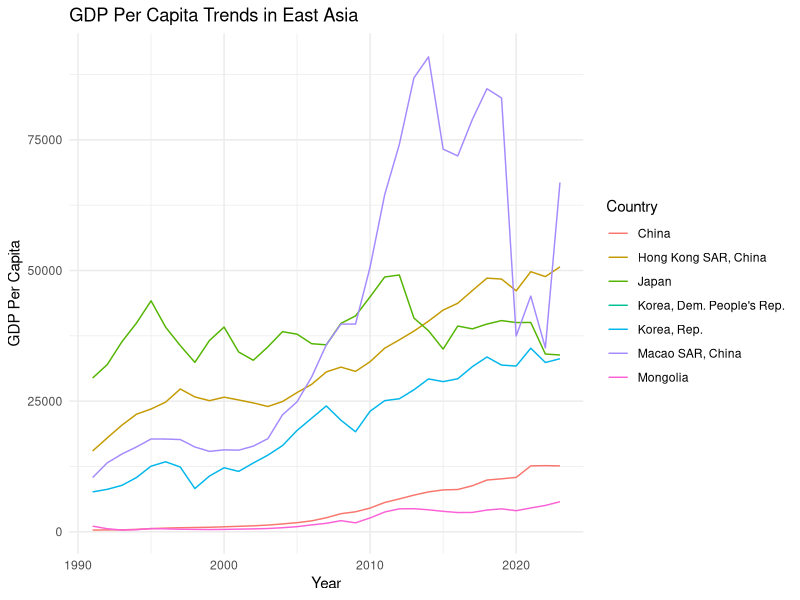
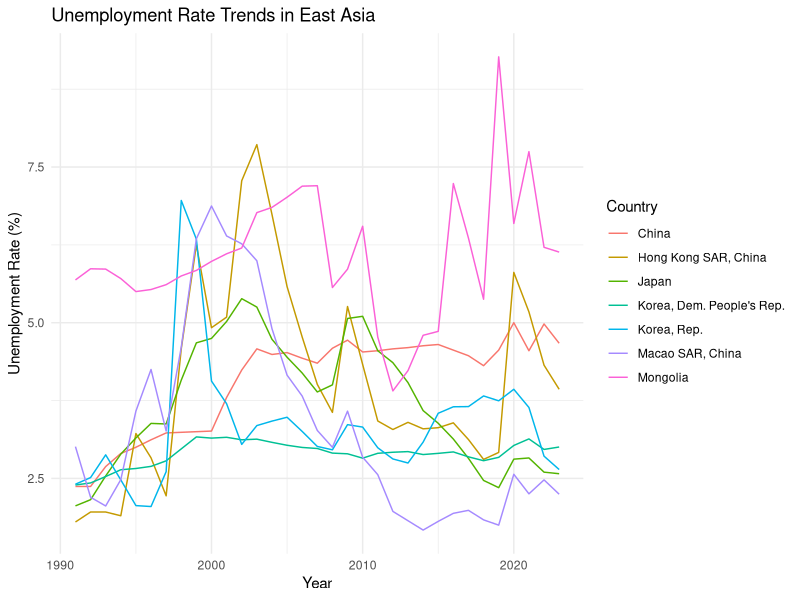
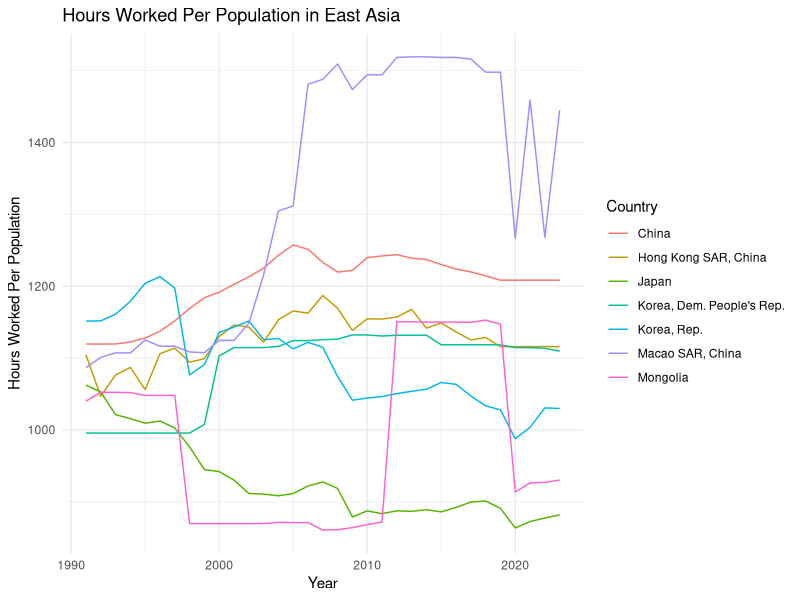
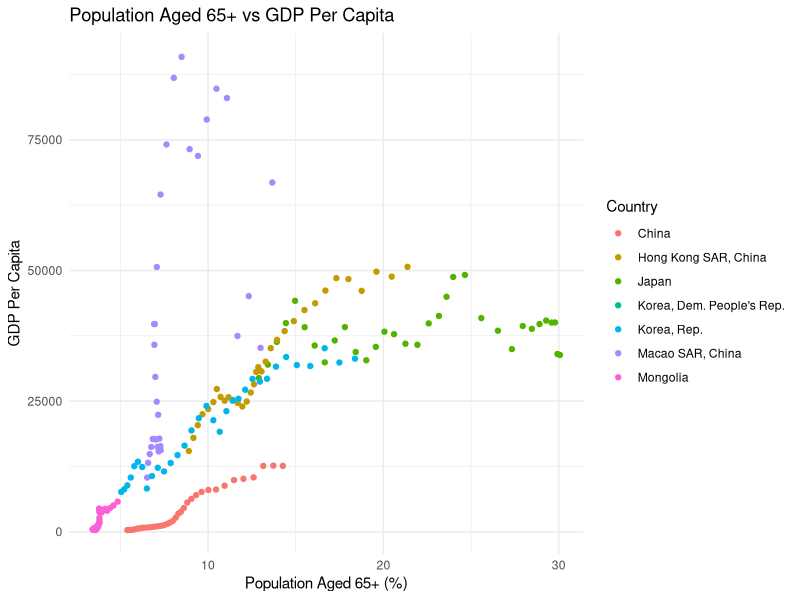
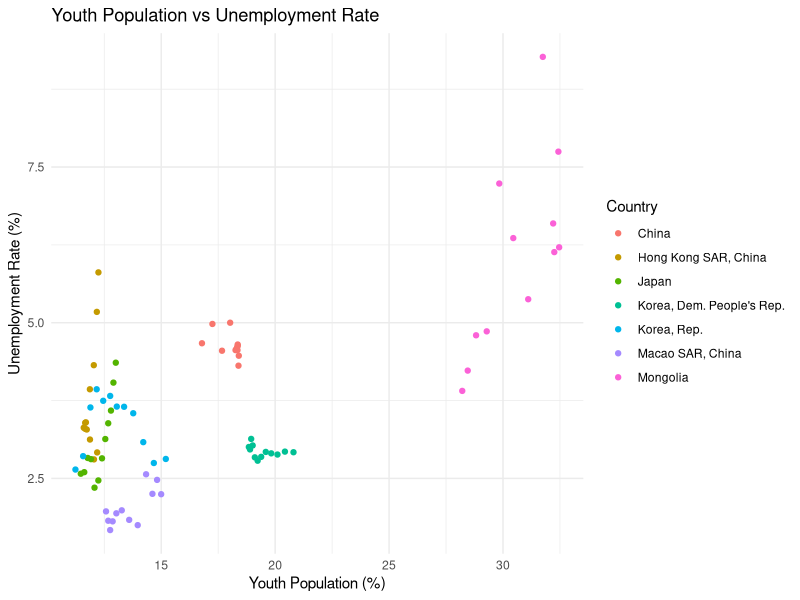
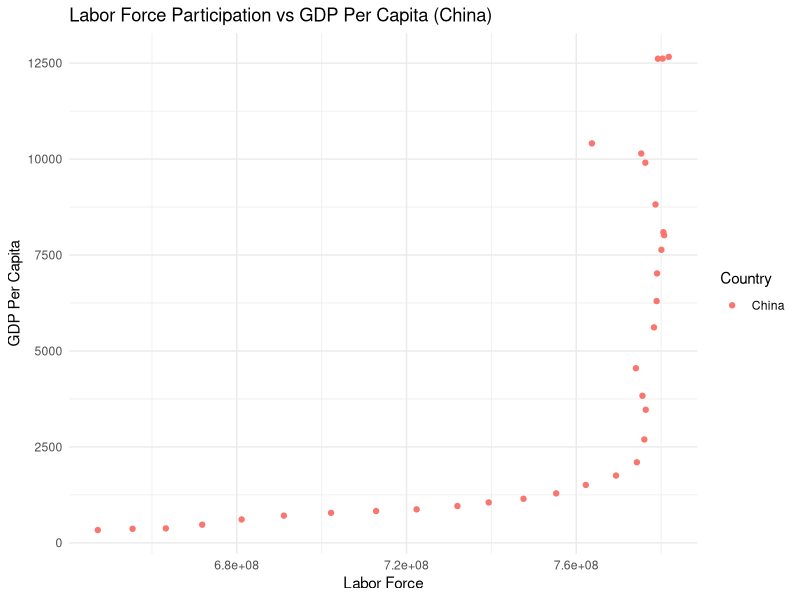
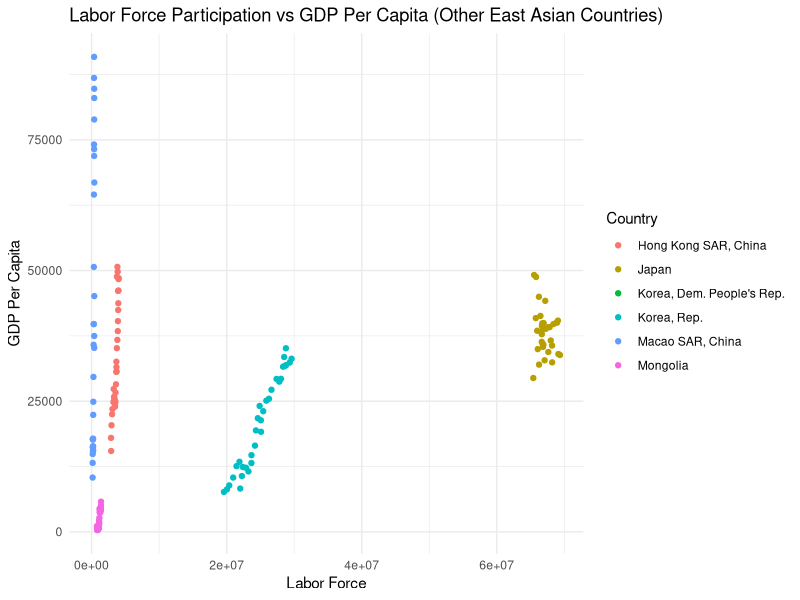
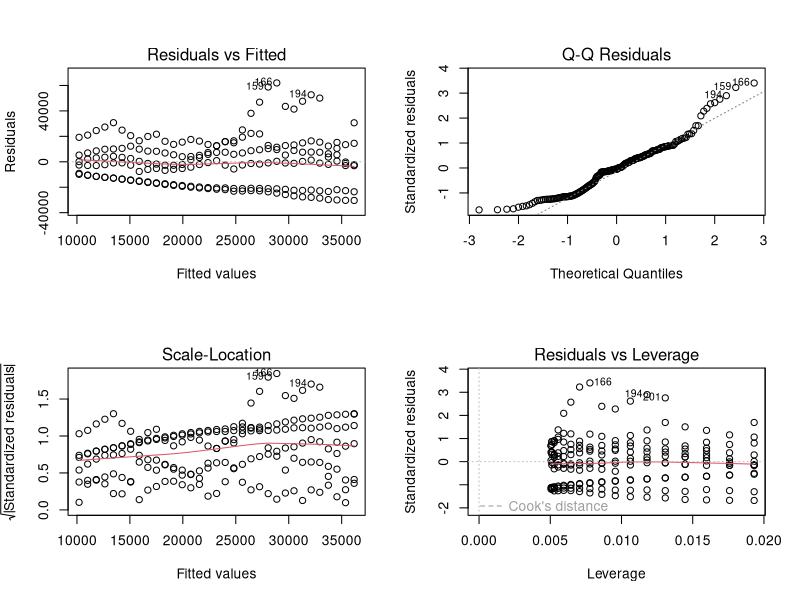

Here is the R script that generated these plots, in order:
#### Preamble ####
# Purpose: explore the data in analysis data
# Author: Ruiyang Wang
# Date: 22th Nov 2024
# Contact: ruiyang.wang@mail.utoronto.ca
# License: MIT
# Pre-requisites: None
# Any other information needed? None

# Setups
library(tidyverse)
library(ggplot2)
library(reshape2)
library(car)
library(lmtest)
library(here)
east_asia_data <- read_csv(here("data/02-analysis_data/analysis_data.csv"))

# Data Overview
# GDP Per Capita Trends
ggplot(east_asia_data, aes(x = year, y = gdp_over_pop, color = country)) +
  geom_line() +
  labs(title = "GDP Per Capita Trends in East Asia",
       x = "Year", y = "GDP Per Capita", color = "Country") +
  theme_minimal()

# Unemployment Rate Trends
ggplot(east_asia_data, aes(x = year, y = unemployment_r, color = country)) +
  geom_line() +
  labs(title = "Unemployment Rate Trends in East Asia",
       x = "Year", y = "Unemployment Rate (%)", color = "Country") +
  theme_minimal()

# Hours Worked Per Population Trends
ggplot(east_asia_data, aes(x = year, y = hours_worked_over_pop_combined, color = country)) +
  geom_line() +
  labs(title = "Hours Worked Per Population in East Asia",
       x = "Year", y = "Hours Worked Per Population", color = "Country") +
  theme_minimal()

# Scatterplot for Pop Over 65 vs GDP Per Capita
ggplot(east_asia_data, aes(x = pop_over_65, y = gdp_over_pop, color = country)) +
  geom_point() +
  labs(title = "Population Aged 65+ vs GDP Per Capita",
       x = "Population Aged 65+ (%)", y = "GDP Per Capita", color = "Country") +
  theme_minimal()

# Scatterplot for Youth Population vs Unemployment Rate
ggplot(east_asia_data, aes(x = pop_0_to_14, y = unemployment_r, color = country)) +
  geom_point() +
  labs(title = "Youth Population vs Unemployment Rate",
       x = "Youth Population (%)", y = "Unemployment Rate (%)", color = "Country") +
  theme_minimal()

# Filter data for China
china_data <- east_asia_data %>%
  filter(country == "China")

# Filter data for other countries (exclude China)
other_countries_data <- east_asia_data %>%
  filter(country != "China")

# Plot for China
ggplot(china_data, aes(x = labor_force, y = gdp_over_pop, color = country)) +
  geom_point() +
  labs(title = "Labor Force Participation vs GDP Per Capita (China)",
       x = "Labor Force", y = "GDP Per Capita", color = "Country") +
  theme_minimal()

# Plot for Other Countries
ggplot(other_countries_data, aes(x = labor_force, y = gdp_over_pop, color = country)) +
  geom_point() +
  labs(title = "Labor Force Participation vs GDP Per Capita (Other East Asian Countries)",
       x = "Labor Force", y = "GDP Per Capita", color = "Country") +
  theme_minimal()


# LR models with SLR, MLR, and interaction terms
# Simple Linear Regression
simple_model <- lm(gdp_over_pop ~ year, data = east_asia_data)
summary(simple_model)

# Residual Diagnostics for the Simple Linear Regression Model
par(mfrow = c(2, 2))
plot(simple_model)

# Multiple Linear Regression
multiple_model <- lm(gdp_over_pop ~ unemployment_r + labor_force + pop_over_65 + hours_worked_over_pop_combined, 
                     data = east_asia_data)
summary(multiple_model)

# Residual Diagnostics for the Multiple Linear Regression Model
par(mfrow = c(2, 2))
plot(multiple_model)

# Check for multicollinearity using VIF
vif(multiple_model)

# Test for independence of errors
dwtest(multiple_model)

# Multiple Linear Regression with Interaction Terms
interaction_model <- lm(gdp_over_pop ~ pop_15_to_64 * labor_force, data = east_asia_data)
summary(interaction_model)

# Residual Diagnostics for the Interaction Model
par(mfrow = c(2, 2))
plot(interaction_model)

# Check for multicollinearity using VIF
vif(interaction_model)

# Test for independence of errors
dwtest(interaction_model)



